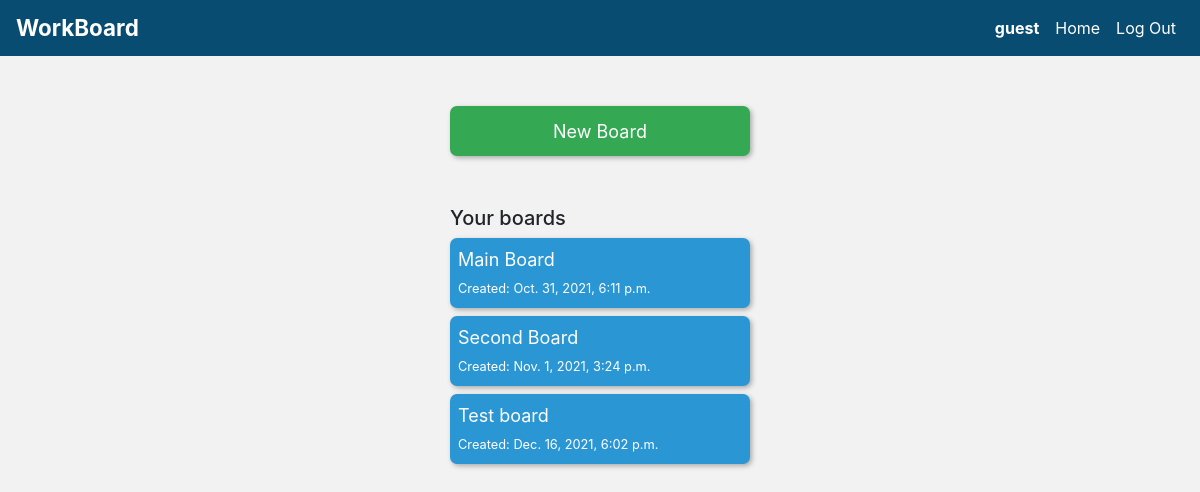
The app's page /workboard/ (signed in), older data.
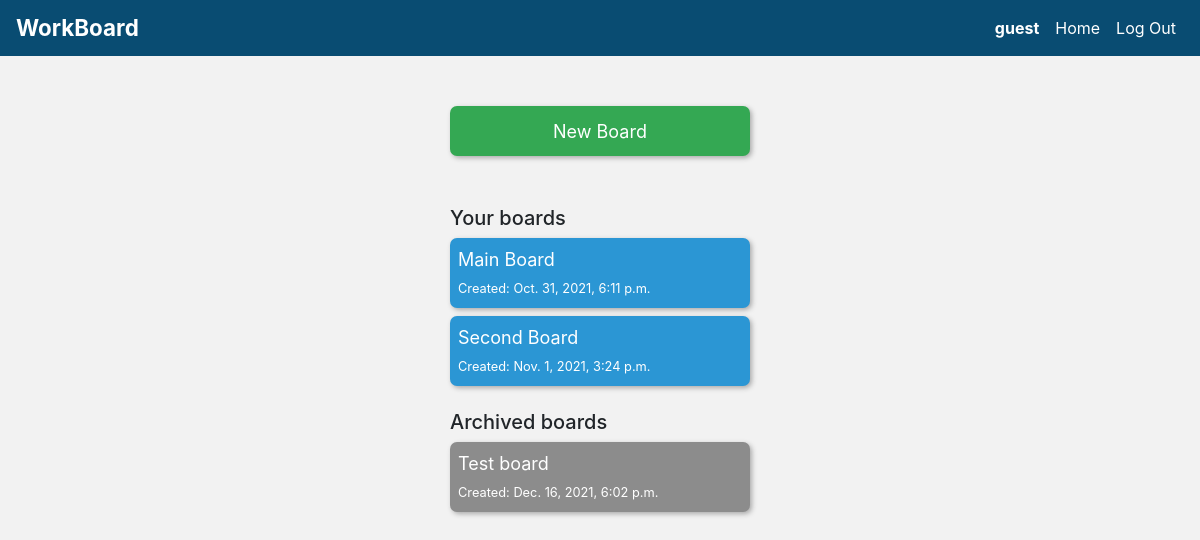
The same page, newer data.
### workboard/models.py (models this page shows, shortened)
class Board(models.Model):
	creator = models.ForeignKey(User, on_delete=models.CASCADE, related_name='boards')	# related name: User.maps
	title = models.CharField(max_length=50)
	description = models.TextField(blank=True)
	public_visibility = models.BooleanField(default=False)
	archived = models.BooleanField(default=False)
	timestamp = models.DateTimeField(auto_now_add=True)

### workboard/views.py (the view)
# urls.py: path("", views.index, name="index"),
def index(request):
	if request.user.is_authenticated:
		logged_user = User.objects.get(pk=request.user.id)
		personal_boards = Board.objects.filter(creator=logged_user, archived=False)
		archived_boards = Board.objects.filter(creator=logged_user, archived=True)
		return render(request, 'workboard/index.html', {
			'personal_boards': personal_boards,
			'archived_boards': archived_boards
		})
	else:	# Redirect to the login page
		return HttpResponseRedirect(reverse('login'))

### workboard/templates/workboard/index.html (shortened to what this page needs)
{% extends 'workboard/layout.html' %}
{% load static %}
{% block body %}
{% if user.is_authenticated %}
<div class="flex-container">
	<div class="flexbox-item">
		<div id="new-board-btn">
			<button id="create-board-form-btn">New Board</button>
		</div>
		<div id="more-boards">
			<h5>Your boards</h5>
			<ul class="boards-list">
				{% for board in personal_boards %}
					<li>
						<a href="{% url 'workboard:board-page' board.id %}">
							<button class="active-list-item">{{ board.title }}<br><span class="timestamp">Created: {{ board.timestamp }}</span></button>
						</a>
					</li>
				{% empty %}
					<li>You don't have any active boards.</li>
				{% endfor%}
			</ul>
{% endif %}
			{% if archived_boards %}
				<h5>Archived boards</h5>
			{% endif %}
			<ul class="boards-list">
				{% for board in archived_boards %}
					<li>
						<a href="{% url 'workboard:board-page' board.id %}">
							<button class="archived-list-item">{{ board.title }}<br><span class="timestamp">Created: {{ board.timestamp }}</span></button>
						</a>
					</li>
				{% endfor %}
			</ul>
		</div>
	</div>
</div>
{% endblock %}

Row changes from the older to the newer data that the page shows:
changed Board "Test board": moves from the list under "Your boards" to the list under "Archived boards"
Text that changed along with them:
text now shown: "Archived boards"
